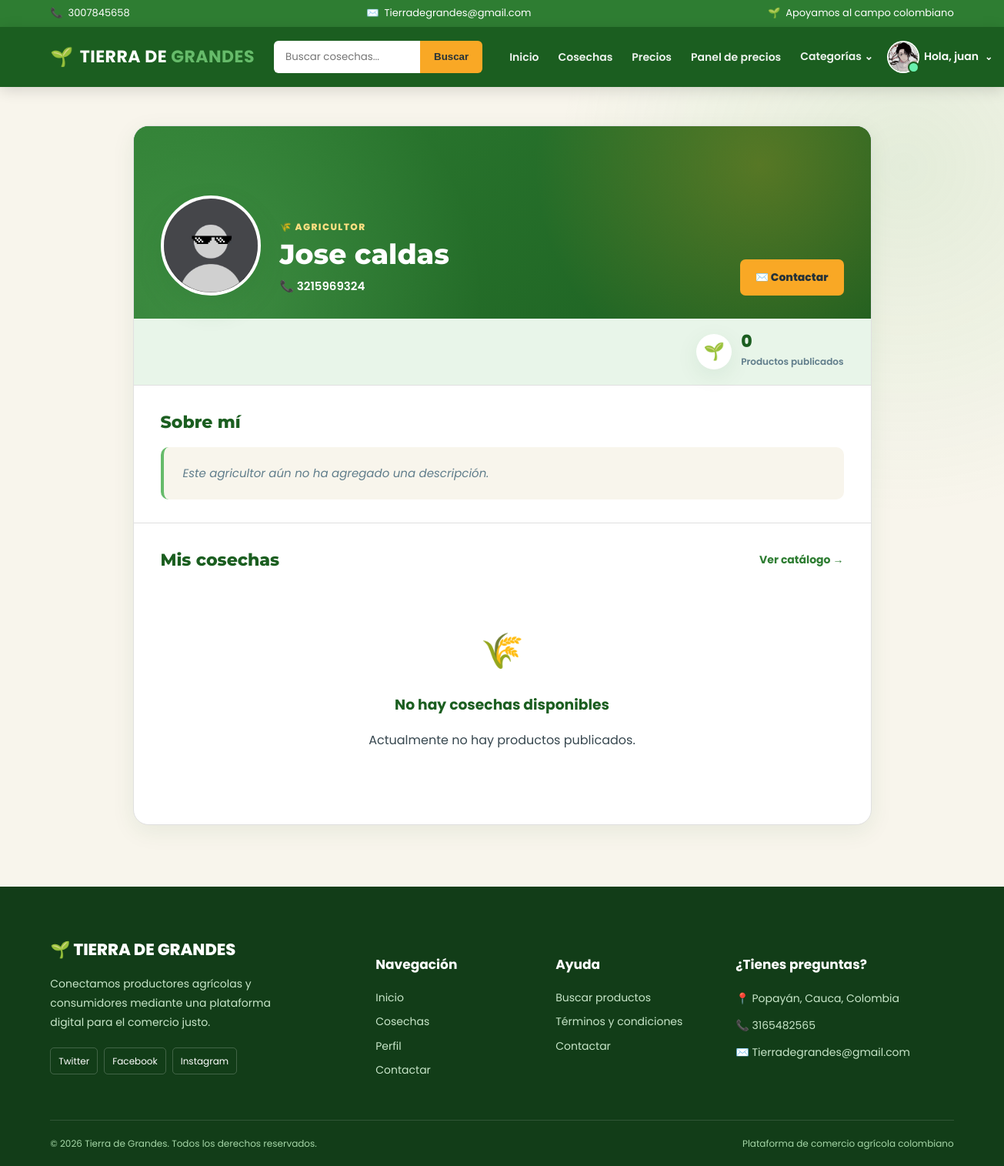
/perfil/cjuanpablo031/ (signed in), run on an earlier commit of the app's database.
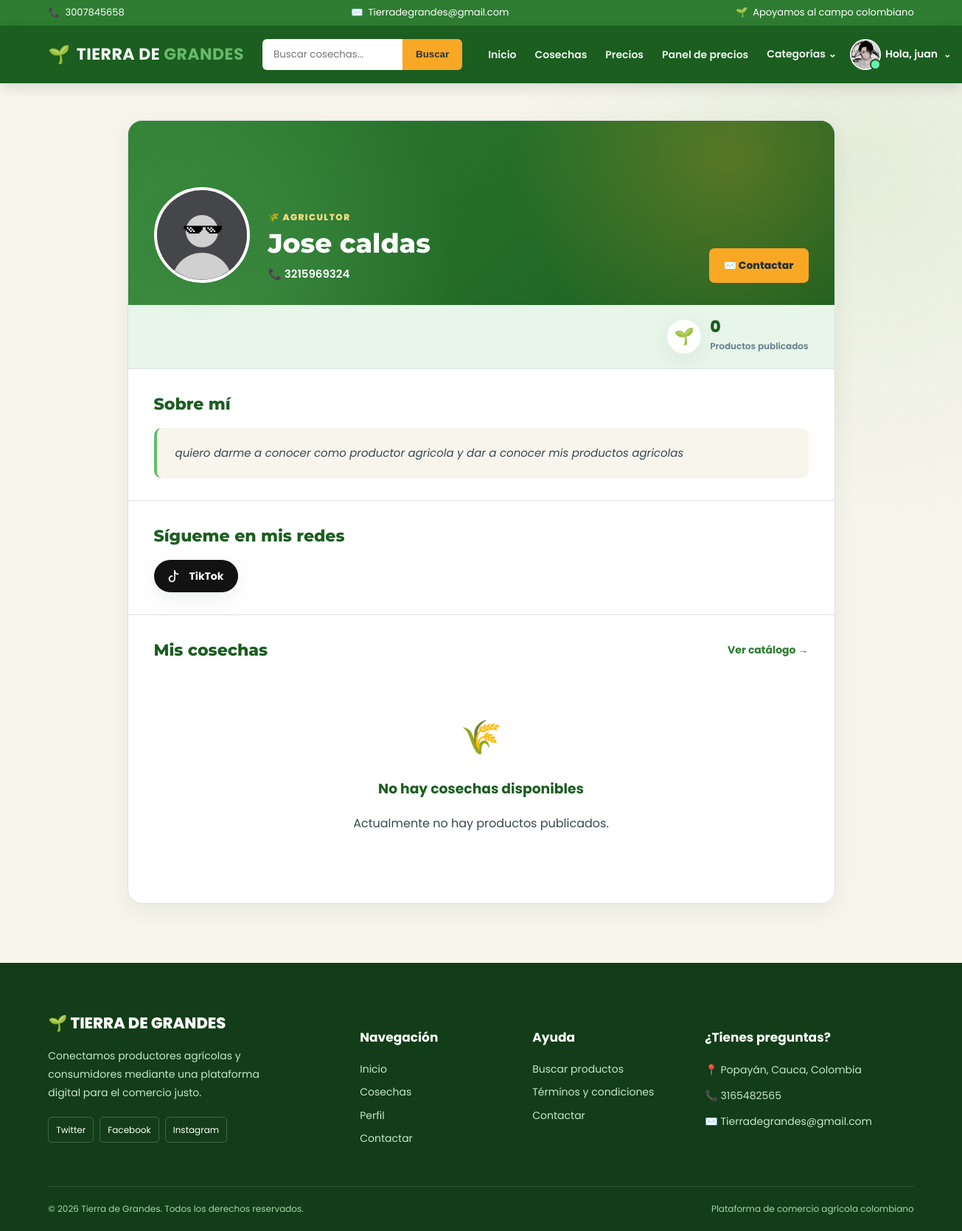
And on a later commit of the database.
### cuentas/models.py (models this page shows, shortened)
class Cuentas (AbstractBaseUser):
    nombres = models.CharField(max_length=50)
    apellidos = models.CharField(max_length=50)
    nombreusuario = models.CharField(max_length=50, unique=True)
    email = models.CharField(max_length=100, unique=True)
    numero_telefono = models.CharField(max_length=50)
    date_joined = models.DateTimeField(auto_now_add=True)
    last_login = models.DateTimeField(auto_now_add=True)
    is_admin = models.BooleanField(default=False)
    is_staff = models.BooleanField(default=False)
    is_active = models.BooleanField(default=False)
    is_superadmin = models.BooleanField(default=False)
    USERNAME_FIELD = 'email'
    REQUIRED_FIELDS = ['nombreusuario', 'nombres', 'apellidos']
    objects = CuentaAdd()
    def full_nombre(self):
        return f'{self.nombres} {self.apellidos}'

class UserPerfil(models.Model):
    user = models.OneToOneField(Cuentas, on_delete=models.CASCADE)
    direccion_linea_1 = models.CharField(blank=True, max_length=100)
    direccion_linea_2 = models.CharField(blank=True, max_length=100)
    image_perfil = models.ImageField(upload_to='userperfil')
    ciudad = models.CharField(blank=True, max_length=20)
    departamento = models.CharField(blank=True, max_length=20)
    descripcion = models.TextField()
    instagram = models.URLField("Instagram", max_length=200, blank=True)
    tiktok = models.URLField("TikTok", max_length=200, blank=True)
    facebook = models.URLField("Facebook", max_length=200, blank=True)

### cuentas/views.py (the view)
# urls.py: path('perfil/', views.perfil, name='perfil'),
def perfil(request, nombreusuario=None):
    if nombreusuario:
        user = get_object_or_404(Cuentas, nombreusuario=nombreusuario)
    elif request.user.is_authenticated:
        user = request.user
    else:
        return redirect('login')
    product = user.product.all()
    return render(request, 'perfil/perfil.html', {'user': user, 'product': product})

### carrito/context_processors.py (called while the page is built)
def counter(request):
    carrito_count = 0
    try:
        carrito = Carrito.objects.filter(carrito_id=_carrito_id(request))
        if request.user.is_authenticated:
            carrito_items = CarritoItem.objects.all().filter(user=request.user)
        else:
            carrito_items = CarritoItem.objects.all().filter(carrito=carrito[:1])
        for carrito_item in carrito_items:
            carrito_count += carrito_item.cantidad
    except CarritoItem.DoesNotExist:
        carrito_count = 0
    return dict(carrito_count=carrito_count)

### carrito/views.py (called while the page is built)
def _carrito_id(request): #creamos una funcion privada que solo va a funcionar en este archivo
    carrito =request.session.session_key
    if not carrito: #hago una condicion que si no exiate
        carrito = request.session.create()
    return carrito

### categorias/context_processors.py (called while the page is built)
def menu_links(request):
    links = Categoria.objects.all()
    return dict(links=links)

### categorias/models.py (called while the page is built)
    def get_url(self):
        return reverse('productos_categoria', args=[self.slug])

### tiera_de_grandes/templates/perfil/perfil.html (shortened to what the changed rows need)
{% extends 'productos.html' %}
{% load static %}
{% block extra_css %}
    {{ block.super }}
    <link rel="stylesheet" href="{% static 'css/perfil.css' %}">
{% endblock extra_css %}
{% block content %}
<main class="profile-page">
    <div class="container">
        <article class="profile-card">
            <header class="profile-cover">
                <div class="profile-head">
                    <div class="profile-avatar-box">
                        {% if user.userperfil.image_perfil %}
                            <a href="{{ user.userperfil.image_perfil.url }}" class="image-popup">
                                <img src="{{ user.userperfil.image_perfil.url }}"
                                     alt="Foto de {{ user.full_nombre }}"
                                     class="profile-avatar">
                            </a>
                        {% else %}
                            <img src="{% static 'images/default-user.png' %}"
                                 alt="Foto de perfil por defecto"
                                 class="profile-avatar">
                        {% endif %}
                    </div>
                    <div class="profile-identity">
                        <span class="profile-tag">🌾 AGRICULTOR</span>
                        <h1>{{ user.full_nombre|capfirst }}</h1>
                        <p class="profile-phone">
                            <span aria-hidden="true">📞</span>
                            <a href="tel:{{ user.numero_telefono }}">{{ user.numero_telefono }}</a>
                        </p>
                    </div>
                </div>
            </header>
            <section class="profile-stats">
                <div class="profile-stat">
                    <div>
                        <strong>{{ user.product.count }}</strong>
                        <span>Productos publicados</span>
                    </div>
                </div>
            </section>
            <section class="profile-section">
                <h2 class="profile-title">Sobre mí</h2>
                <div class="profile-description">
                    {% if user.userperfil.descripcion %}
                        <p>{{ user.userperfil.descripcion }}</p>
                    {% else %}
                        <p class="profile-muted">Este agricultor aún no ha agregado una descripción.</p>
                    {% endif %}
                </div>
            </section>
            {% with p=user.userperfil %}
                {% if p.instagram or p.tiktok or p.facebook %}
                    <section class="profile-section profile-social">
                        <h2 class="profile-title">Sígueme en mis redes</h2>
                        <ul class="social-list">
                            {% if p.tiktok %}
                                <li>
                                    <a href="{{ p.tiktok }}"
                                       class="social-btn social-tiktok"
                                       target="_blank"
                                       rel="noopener noreferrer nofollow"
                                       aria-label="TikTok de {{ user.full_nombre }} (se abre en una pestaña nueva)">
                                        <svg viewBox="0 0 24 24" width="22" height="22" aria-hidden="true" focusable="false">
                                            <path d="M9 12a4 4 0 1 0 4 4V4a5 5 0 0 0 5 5"/>
                                        </svg>
                                        <span>TikTok</span>
                                    </a>
                                </li>
                            {% endif %}
                        </ul>
                    </section>
                {% endif %}
            {% endwith %}
            <section class="profile-section profile-products">
                <div class="profile-section-header">
                    <h2 class="profile-title">Mis cosechas</h2>
                </div>
            </section>
        </article>
    </div>
</main>
{% endblock content %}

What changed in the data, as far as the page shows it:
changed Cuentas "Jose caldas": userperfil.descripcion (not shown) → "quiero darme a conocer como productor agricola y dar a conocer mis productos agricolas"
Also different on the page:
text no longer shown: "Este agricultor aún no ha agregado una descripción."
text now shown: "Sígueme en mis redes TikTok"
